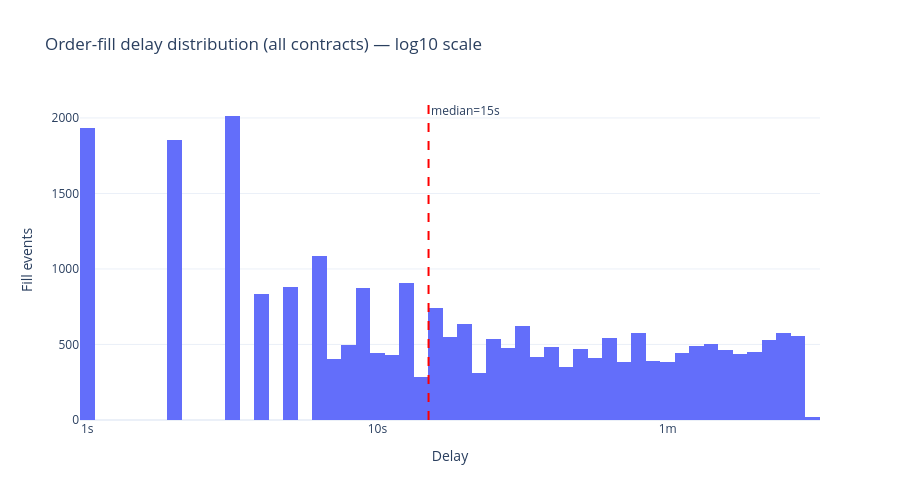

Write notebook code for a chart like this one.
### Code cell
import numpy as np

log_delays = np.log10(all_delays_df['delay_s'].clip(lower=1))

fig_delay = go.Figure()
fig_delay.add_trace(go.Histogram(
    x=log_delays,
    nbinsx=80,
    name='All contracts'
))

median_val = all_delays_df['delay_s'].median()
median_log = np.log10(max(median_val, 1))
fig_delay.add_vline(x=median_log, line_dash='dash', line_color='red',
                    annotation_text=f'median={median_val:.0f}s', annotation_position='top right')

max_log = int(np.ceil(log_delays.max()))
tickvals = list(range(0, max_log + 1))
ticktext = ['1s', '10s', '1m', '10m', '1.7h', '11.6h', '4.8d'][:max_log + 1]

fig_delay.update_layout(
    title='Order-fill delay distribution (all contracts) — log10 scale',
    xaxis_title='Delay',
    yaxis_title='Fill events',
    template='plotly_white', height=500,
)
fig_delay.update_xaxes(tickvals=tickvals, ticktext=ticktext)
fig_delay.show()

### Figure 1 — Plotly figure (JSON) as saved in the notebook; plotly's stock layout.template omitted (floating-point values rounded to 4 significant figures; data arrays with more than 128 entries replaced by an {"elided": "..."} marker saying what was removed)
{"data": [{"name": "All contracts", "nbinsx": 80, "type": "histogram", "x": {"elided": "25191 float values"}}], "layout": {"annotations": [{"showarrow": false, "text": "median=15s", "x": 1.176, "xanchor": "left", "xref": "x", "y": 1, "yanchor": "top", "yref": "y domain"}], "height": 500, "shapes": [{"line": {"color": "red", "dash": "dash"}, "type": "line", "x0": 1.176, "x1": 1.176, "xref": "x", "y0": 0, "y1": 1, "yref": "y domain"}], "title": {"text": "Order-fill delay distribution (all contracts) — log10 scale"}, "xaxis": {"ticktext": ["1s", "10s", "1m", "10m"], "tickvals": [0, 1, 2, 3], "title": {"text": "Delay"}}, "yaxis": {"title": {"text": "Fill events"}}}}
